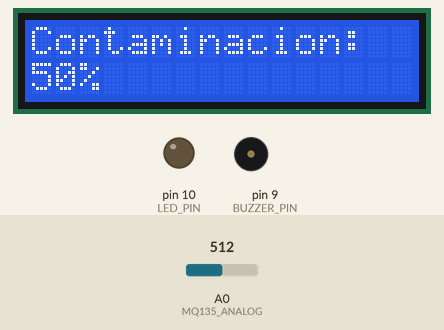
Simulated run of this sketch. Board: Arduino Uno, built with avr-gcc and run on an emulated ATmega328P. Parts: 16×2 character LCD, output pins drawn as LEDs (lit = HIGH), buzzer (waves = sounding, pin HIGH). Inputs (shaded band) come from the test bench; at power-on: A0 (MQ135_ANALOG) = 512. What the sketch prints to the serial monitor is not drawn.

Above: at 3.2 s.
3.3 s: A0 (MQ135_ANALOG) set to 539
At 5.1 s:
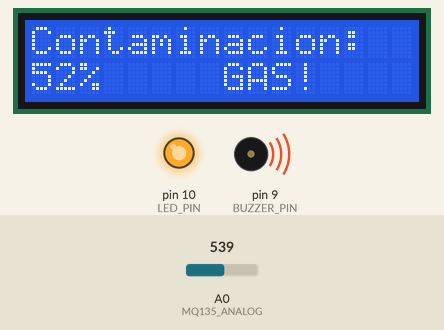
5.6 s: A0 (MQ135_ANALOG) set to 511
At 7.2 s:
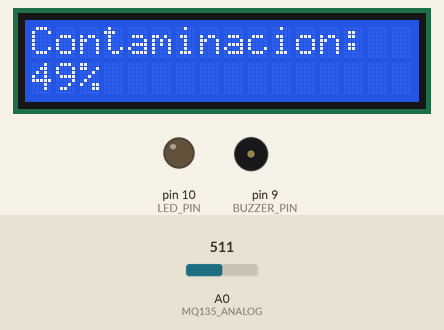
7.6 s: A0 (MQ135_ANALOG) set to 306
At 9.1 s:
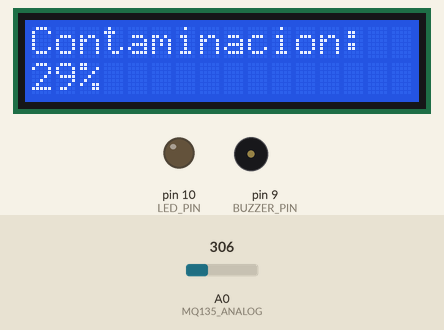
Timing chart, 0 to 10.6 s (numbered marks = the images above; inputs shaded):
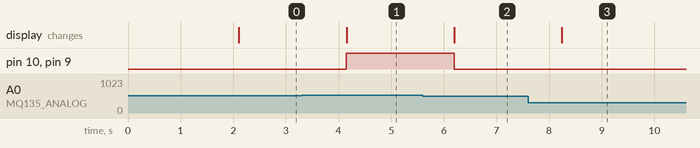

Measured:
- the behaviour switches between 521 and 522 on A0 (MQ135_ANALOG) (found by bisection; images 0 and 1)
- after the input at 3.3 s, pin 10 (LED_PIN), pin 9 (BUZZER_PIN): LOW → HIGH after 0.85 s; the display: changes after 0.85 s (image 1)
- after the input at 5.6 s, pin 10 (LED_PIN), pin 9 (BUZZER_PIN): HIGH → LOW after 0.60 s; the display: changes after 0.60 s (image 2)
- after the input at 7.6 s, the display: changes after 0.64 s (image 3)

The sketch:

sensor_simplificado.ino
```cpp
/*
 * Versión Simplificada - Sensor de Dióxido de Nitrógeno
 * Código básico para pruebas iniciales
 */

#include <LiquidCrystal_I2C.h>
#include <Wire.h>

// Configuración de pines
#define LED_PIN 10
#define BUZZER_PIN 9
#define MQ135_ANALOG A0

// LCD I2C
LiquidCrystal_I2C lcd(0x27, 16, 2);

// Variables
int sensorValue = 0;
int contaminationPercentage = 0;

void setup() {
  Serial.begin(9600);

  // Configurar pines
  pinMode(LED_PIN, OUTPUT);
  pinMode(BUZZER_PIN, OUTPUT);

  // Inicializar LCD
  Wire.begin();
  lcd.init();
  lcd.backlight();
  lcd.clear();

  // Mensaje de inicio
  lcd.setCursor(0, 0);
  lcd.print("Sensor NO2");
  lcd.setCursor(0, 1);
  lcd.print("Listo!");
  delay(2000);

  Serial.println("Sensor iniciado");
}

void loop() {
  // Leer sensor
  sensorValue = analogRead(MQ135_ANALOG);

  // Calcular porcentaje (0-100%)
  contaminationPercentage = map(sensorValue, 0, 1023, 0, 100);

  // Mostrar en LCD
  lcd.clear();
  lcd.setCursor(0, 0);
  lcd.print("Contaminacion:");
  lcd.setCursor(0, 1);
  lcd.print(contaminationPercentage);
  lcd.print("%");

  // Controlar alarmas
  if (contaminationPercentage > 50) {
    digitalWrite(LED_PIN, HIGH);
    digitalWrite(BUZZER_PIN, HIGH);
    lcd.setCursor(8, 1);
    lcd.print("GAS!");
  } else {
    digitalWrite(LED_PIN, LOW);
    digitalWrite(BUZZER_PIN, LOW);
  }

  // Imprimir en Serial
  Serial.print("Valor: ");
  Serial.print(sensorValue);
  Serial.print(" | Contaminacion: ");
  Serial.print(contaminationPercentage);
  Serial.println("%");

  delay(1000);
} 
```
